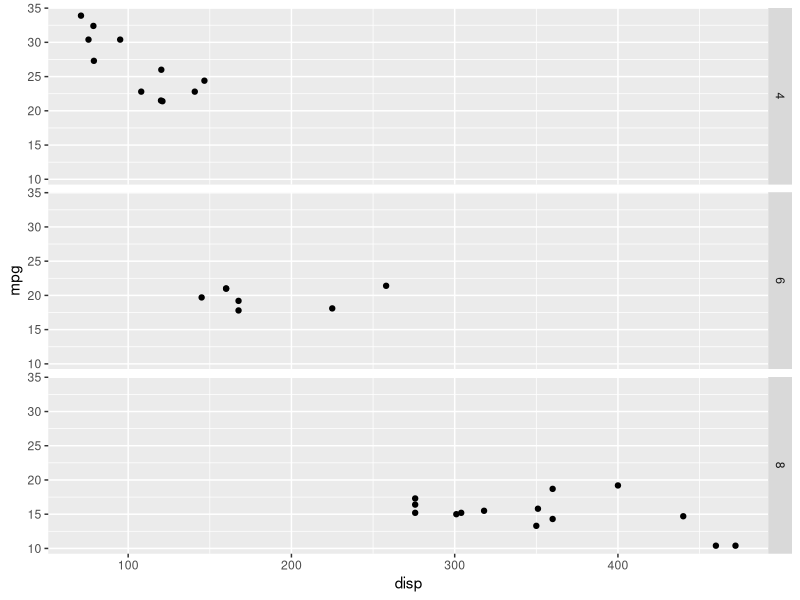

The R script that drew this image:
## ---- chunk 1
library(ggplot2)
## ---- chunk 2
ggplot(mtcars, aes(disp,mpg)) + geom_point() +
  #facet_grid(cyl ~ .)
  facet_grid(reformulate(".","cyl"))
